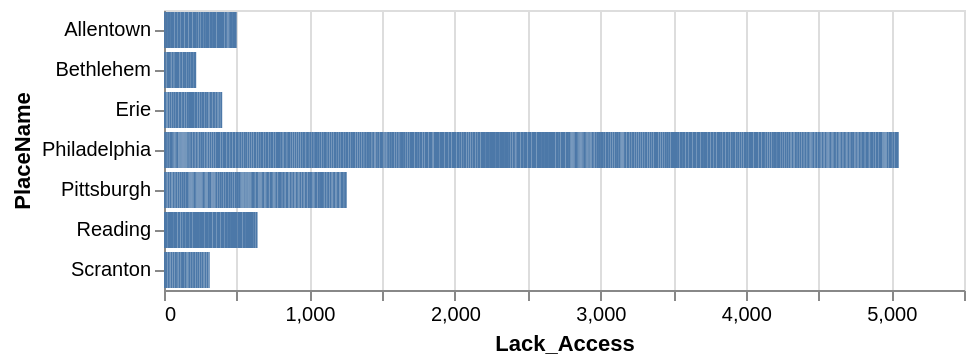

Describe this chart as a Vega-Lite specification.
### Vega-Lite specification from a JSON file in a GitHub repository (floating-point values rounded to 4 significant figures; data arrays with more than 128 entries replaced by an {"elided": "..."} marker saying what was removed)
{"config": {"view": {"continuousWidth": 400, "continuousHeight": 300}}, "data": {"name": "data-7807d017052430b8e4adbbe690a70b9f"}, "mark": "bar", "encoding": {"tooltip": [{"type": "quantitative", "field": "Lack_Access"}], "x": {"type": "quantitative", "field": "Lack_Access"}, "y": {"type": "nominal", "field": "PlaceName"}}, "$schema": "https://vega.github.io/schema/vega-lite/v4.8.1.json", "datasets": {"data-7807d017052430b8e4adbbe690a70b9f": {"elided": "631 records"}}}
